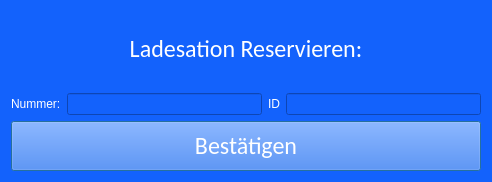
<?xml version="1.0" encoding="UTF-8"?>
<ui version="4.0">
 <class>Reserve</class>
 <widget class="QDialog" name="Reserve">
  <property name="geometry">
   <rect>
    <x>0</x>
    <y>0</y>
    <width>492</width>
    <height>182</height>
   </rect>
  </property>
  <property name="windowTitle">
   <string>Dialog</string>
  </property>
  <property name="styleSheet">
   <string notr="true">background: rgb(19, 98, 252);
color:white</string>
  </property>
  <layout class="QGridLayout" name="gridLayout">
   <item row="5" column="0" colspan="2">
    <widget class="QPushButton" name="btn_enter">
     <property name="minimumSize">
      <size>
       <width>0</width>
       <height>50</height>
      </size>
     </property>
     <property name="font">
      <font>
       <family>Calibri</family>
       <pointsize>18</pointsize>
      </font>
     </property>
     <property name="text">
      <string>Bestätigen</string>
     </property>
    </widget>
   </item>
   <item row="0" column="0" colspan="2">
    <widget class="QLabel" name="label">
     <property name="sizePolicy">
      <sizepolicy hsizetype="Preferred" vsizetype="Preferred">
       <horstretch>0</horstretch>
       <verstretch>0</verstretch>
      </sizepolicy>
     </property>
     <property name="font">
      <font>
       <family>Calibri</family>
       <pointsize>18</pointsize>
      </font>
     </property>
     <property name="text">
      <string>Ladesation Reservieren:</string>
     </property>
     <property name="alignment">
      <set>Qt::AlignCenter</set>
     </property>
    </widget>
   </item>
   <item row="2" column="0" colspan="2">
    <layout class="QHBoxLayout" name="horizontalLayout">
     <item>
      <widget class="QLabel" name="label_2">
       <property name="text">
        <string>Nummer:</string>
       </property>
      </widget>
     </item>
     <item>
      <widget class="QLineEdit" name="in_index"/>
     </item>
     <item>
      <widget class="QLabel" name="label_3">
       <property name="text">
        <string>ID</string>
       </property>
      </widget>
     </item>
     <item>
      <widget class="QLineEdit" name="in_ID"/>
     </item>
    </layout>
   </item>
  </layout>
 </widget>
 <resources/>
 <connections/>
</ui>
